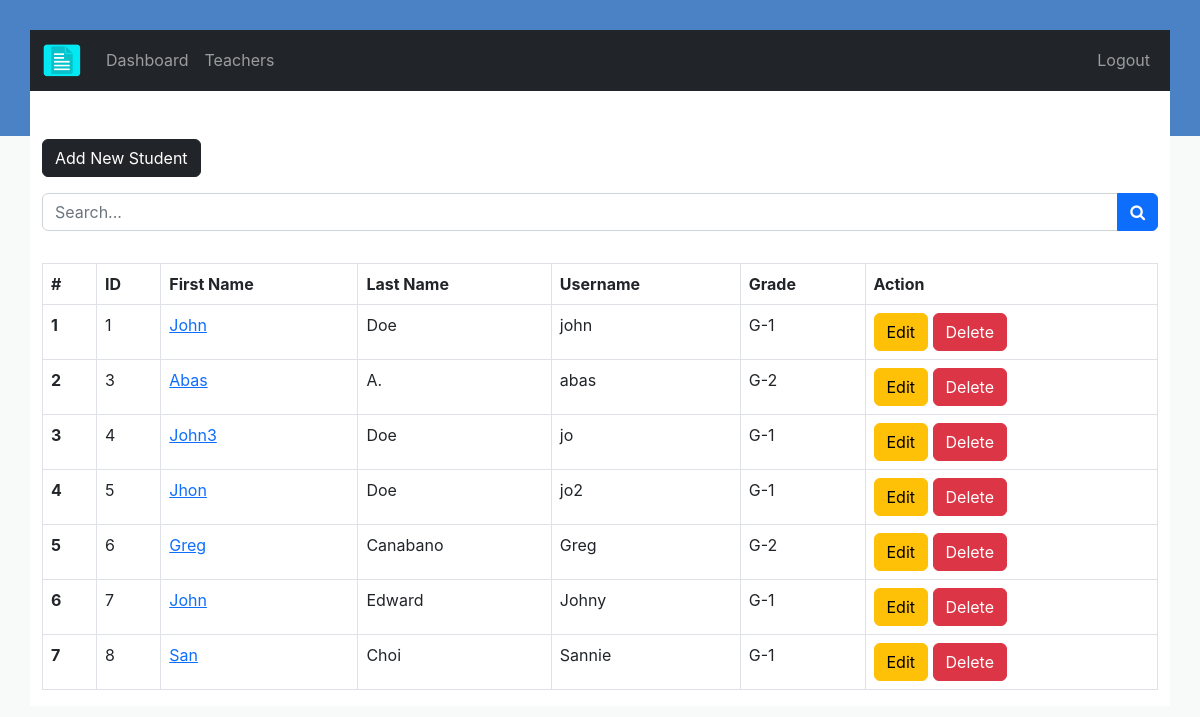
The app's page /Admin/student.php (signed in) with its own data.
### tables this page shows
CREATE TABLE `students` (
  `student_id` int(11) NOT NULL,
  `username` varchar(127) NOT NULL,
  `password` varchar(255) NOT NULL,
  `fname` varchar(127) NOT NULL,
  `lname` varchar(255) NOT NULL,
  `grade` int(11) NOT NULL,
  `section` int(11) NOT NULL,
  `address` varchar(31) NOT NULL,
  `gender` varchar(7) NOT NULL,
  `email_address` varchar(255) NOT NULL,
  `date_of_birth` date NOT NULL,
  `date_of_joined` timestamp NULL DEFAULT current_timestamp(),
  `parent_fname` varchar(127) NOT NULL,
  `parent_lname` varchar(127) NOT NULL,
  `parent_phone_number` varchar(31) NOT NULL
);

CREATE TABLE `grades` (
  `grade_id` int(11) NOT NULL,
  `grade` varchar(31) NOT NULL,
  `grade_code` varchar(7) NOT NULL
);

### Admin/data/student.php (called while the page is built, shortened)
<?php
function getAllStudents($conn){
   $sql = "SELECT * FROM students";
   $stmt = $conn->prepare($sql);
   $stmt->execute();
   if ($stmt->rowCount() >= 1) {
     $students = $stmt->fetchAll();
     return $students;
   }else {
   	return 0;
   }
}

### Admin/data/grade.php (called while the page is built, shortened)
<?php
function getGradeById($grade_id, $conn){
   $sql = "SELECT * FROM grades
           WHERE grade_id=?";
   $stmt = $conn->prepare($sql);
   $stmt->execute([$grade_id]);
   if ($stmt->rowCount() == 1) {
     $grade = $stmt->fetch();
     return $grade;
   }else {
    return 0;
   }
}

### Admin/student.php (the view, shortened to what this page needs)
<?php
if (isset($_SESSION['admin_id']) &&
    isset($_SESSION['role'])) {
    if ($_SESSION['role'] == 'Admin') {
       include "../DB_connection.php";
       include "data/student.php";
       include "data/grade.php";
       $students = getAllStudents($conn);
 ?>
<!DOCTYPE html>
<html lang="en">
<head>
	<link rel="stylesheet" href="https://cdn.jsdelivr.net/npm/bootstrap@5.2.0/dist/css/bootstrap.min.css">
	<link rel="stylesheet" href="../css/style.css">
  <link rel="stylesheet" href="https://cdnjs.cloudflare.com/ajax/libs/font-awesome/4.7.0/css/font-awesome.min.css">
</head>
<body>
    <?php
        include "../Student/inc/navbar.php";
        if ($students != 0) {
     ?>
     <div class="container mt-5">
        <a href="student-add.php"
           class="btn btn-dark">Add New Student</a>
           <form action="student-search.php"
                 class="mt-3 n-table"
                 method="get">
             <div class="input-group mb-3">
                <input type="text"
                       class="form-control"
                       name="searchKey"
                       placeholder="Search...">
                <button class="btn btn-primary">
                        <i class="fa fa-search"
                           aria-hidden="true"></i>
                      </button>
             </div>
           </form>
           <div class="table-responsive">
              <table class="table table-bordered mt-3 n-table">
                <thead>
                  <tr>
                    <th scope="col">#</th>
                    <th scope="col">ID</th>
                    <th scope="col">First Name</th>
                    <th scope="col">Last Name</th>
                    <th scope="col">Username</th>
                    <th scope="col">Grade</th>
                    <th scope="col">Action</th>
                  </tr>
                </thead>
                <tbody>
                  <?php $i = 0; foreach ($students as $student ) {
                    $i++;  ?>
                  <tr>
                    <th scope="row"><?=$i?></th>
                    <td><?=$student['student_id']?></td>
                    <td>
                      <a href="student-view.php?student_id=<?=$student['student_id']?>">
                        <?=$student['fname']?>
                      </a>
                    </td>
                    <td><?=$student['lname']?></td>
                    <td><?=$student['username']?></td>
                    <td>
                      <?php
                           $grade = $student['grade'];
                           $g_temp = getGradeById($grade, $conn);
                           if ($g_temp != 0) {
                              echo $g_temp['grade_code'].'-'.
                                     $g_temp['grade'];
                            }
                        ?>
                    </td>
                    <td>
                        <a href="student-edit.php?student_id=<?=$student['student_id']?>"
                           class="btn btn-warning">Edit</a>
                        <a href="student-delete.php?student_id=<?=$student['student_id']?>"
                           class="btn btn-danger">Delete</a>
                    </td>
                  </tr>
                <?php } ?>
                </tbody>
              </table>
           </div>
         <?php } ?>
     </div>
</body>
</html>
<?php
  }else {
    header("Location: ../login.php");
    exit;
  }
}else {
	header("Location: ../login.php");
	exit;
}
?>

### css/style.css (style rules this page uses)
* { box-sizing: border-box; font-family: -apple-system, BlinkMacSystemFont, "segoe ui", roboto, oxygen, ubuntu, cantarell, "fira sans", "droid sans", "helvetica neue", Arial, sans-serif; font-size: 16px; }
html { margin: 0; background: #f8f9f9 linear-gradient(0deg, #f8f9f9 0%, #f8f9f9 83%, #4b82c5 83%, #4b82c5 100%) no-repeat; padding: 30px; height: 100%; }

### records on screen
students: student_id "1", fname "John", lname "Doe", username "john", grades.grade_code "G", grades.grade "1"
students: student_id "3", fname "Abas", lname "A.", username "abas", grades.grade_code "G", grades.grade "2"
students: student_id "4", fname "John3", lname "Doe", username "jo", grades.grade_code "G", grades.grade "1"
students: student_id "5", fname "Jhon", lname "Doe", username "jo2", grades.grade_code "G", grades.grade "1"
students: student_id "6", fname "Greg", lname "Canabano", username "Greg", grades.grade_code "G", grades.grade "2"
students: student_id "7", fname "John", lname "Edward", username "Johny", grades.grade_code "G", grades.grade "1"
students: student_id "8", fname "San", lname "Choi", username "Sannie", grades.grade_code "G", grades.grade "1"
